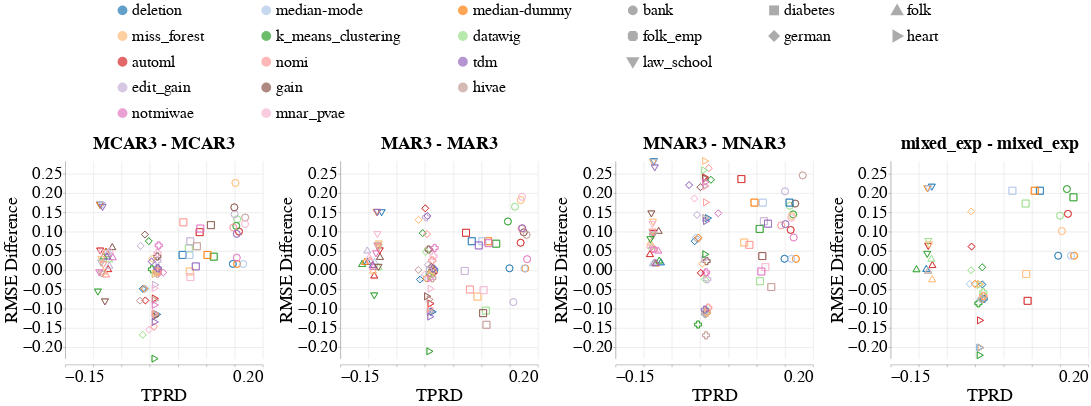

Notebook cell for this chart:
### Code cell
create_scatter_plot(missingness_types=[
                        {'train': 'MCAR3', 'test': 'MCAR3'},
                        {'train': 'MAR3', 'test': 'MAR3'},
                        {'train': 'MNAR3', 'test': 'MNAR3'},
                        {'train': 'mixed_exp', 'test': 'MCAR1 & MAR1 & MNAR1'},
                    ],
                    imputation_quality_metric_name='rmse_difference',
                    model_performance_metric_name='Equalized_Odds_TPR',
                    dataset_to_column_name=DATASET_TO_COLUMN_NAME,
                    dataset_to_group=DATASETS_SENSITIVE_ATTRS,
                    shape_by='Dataset_Name', # Dataset_Name or Model_Name
                    base_font_size=30,
                    db_client_1=db_client_1,
                    db_client_3=db_client_3)

### Figure 1 — Vega-Lite specification as saved in the notebook (floating-point values rounded to 4 significant figures; data arrays with more than 128 entries replaced by an {"elided": "..."} marker saying what was removed)
{"config": {"view": {"continuousWidth": 400, "continuousHeight": 300, "stroke": null}, "axis": {"labelFontSize": 34, "labelFontWeight": "normal", "titleFontSize": 36, "titleFontWeight": "normal"}, "facet": {"spacing": 30}, "header": {"labelFontSize": 36, "labelFontWeight": "bold", "labelOrient": "top", "labelPadding": 5, "titleFontSize": 36}, "legend": {"columns": 3, "direction": "horizontal", "labelFontSize": 32, "labelLimit": 400, "orient": "top", "symbolOffset": 100, "symbolStrokeWidth": 10, "titleAnchor": "middle", "titleFontSize": 34, "titleLimit": 300}, "title": {"fontSize": 36}}, "data": {"name": "data-232b2978f6103a0def58e2832e59998e"}, "facet": {"column": {"field": "Missingness_Type", "sort": ["MCAR3 - MCAR3", "MAR3 - MAR3", "MNAR3 - MNAR3", "mixed_exp - MCAR1 & MAR1 & MNAR1"], "title": null, "type": "nominal"}}, "spec": {"layer": [{"mark": {"type": "point", "size": 200}, "encoding": {"color": {"field": "Null_Imputer_Name", "scale": {"scheme": "category20"}, "sort": ["deletion", "median-mode", "median-dummy", "miss_forest", "k_means_clustering", "datawig", "automl", "nomi", "tdm", "edit_gain", "gain", "hivae", "notmiwae", "mnar_pvae"], "title": null, "type": "nominal"}, "shape": {"field": "Dataset_Name", "title": null, "type": "nominal"}, "x": {"axis": {"title": "TPRD"}, "field": "Equalized_Odds_TPR", "type": "quantitative"}, "y": {"axis": {"title": "RMSE Difference"}, "field": "Rmse_Difference", "scale": {"domain": [-0.2297, 0.2837]}, "type": "quantitative"}}}], "height": 400, "width": 400}, "resolve": {"scale": {"y": "independent"}}, "$schema": "https://vega.github.io/schema/vega-lite/v4.17.0.json", "datasets": {"data-232b2978f6103a0def58e2832e59998e": {"elided": "686 records"}}}
